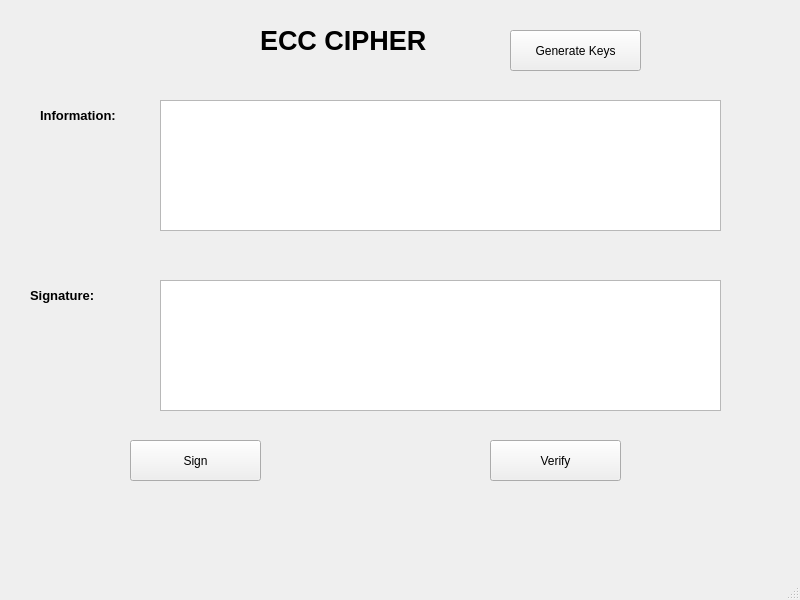
<?xml version="1.0" encoding="UTF-8"?>
<ui version="4.0">
 <class>MainWindow</class>
 <widget class="QMainWindow" name="MainWindow">
  <property name="geometry">
   <rect>
    <x>0</x>
    <y>0</y>
    <width>800</width>
    <height>600</height>
   </rect>
  </property>
  <property name="windowTitle">
   <string>MainWindow</string>
  </property>
  <widget class="QWidget" name="centralwidget">
   <widget class="QLabel" name="label">
    <property name="geometry">
     <rect>
      <x>260</x>
      <y>20</y>
      <width>211</width>
      <height>41</height>
     </rect>
    </property>
    <property name="font">
     <font>
      <pointsize>20</pointsize>
      <weight>75</weight>
      <bold>true</bold>
     </font>
    </property>
    <property name="text">
     <string>ECC CIPHER</string>
    </property>
   </widget>
   <widget class="QLabel" name="label_2">
    <property name="geometry">
     <rect>
      <x>40</x>
      <y>100</y>
      <width>121</width>
      <height>31</height>
     </rect>
    </property>
    <property name="font">
     <font>
      <pointsize>10</pointsize>
      <weight>75</weight>
      <bold>true</bold>
     </font>
    </property>
    <property name="text">
     <string>Information:</string>
    </property>
   </widget>
   <widget class="QPlainTextEdit" name="txtInfo">
    <property name="geometry">
     <rect>
      <x>160</x>
      <y>100</y>
      <width>561</width>
      <height>131</height>
     </rect>
    </property>
   </widget>
   <widget class="QPlainTextEdit" name="txtSign">
    <property name="geometry">
     <rect>
      <x>160</x>
      <y>280</y>
      <width>561</width>
      <height>131</height>
     </rect>
    </property>
   </widget>
   <widget class="QLabel" name="label_3">
    <property name="geometry">
     <rect>
      <x>30</x>
      <y>280</y>
      <width>121</width>
      <height>31</height>
     </rect>
    </property>
    <property name="font">
     <font>
      <pointsize>10</pointsize>
      <weight>75</weight>
      <bold>true</bold>
     </font>
    </property>
    <property name="text">
     <string>Signature:</string>
    </property>
   </widget>
   <widget class="QPushButton" name="btnGenerate">
    <property name="geometry">
     <rect>
      <x>510</x>
      <y>30</y>
      <width>131</width>
      <height>41</height>
     </rect>
    </property>
    <property name="text">
     <string>Generate Keys</string>
    </property>
   </widget>
   <widget class="QPushButton" name="btnSign">
    <property name="geometry">
     <rect>
      <x>130</x>
      <y>440</y>
      <width>131</width>
      <height>41</height>
     </rect>
    </property>
    <property name="text">
     <string>Sign</string>
    </property>
   </widget>
   <widget class="QPushButton" name="btnVerify">
    <property name="geometry">
     <rect>
      <x>490</x>
      <y>440</y>
      <width>131</width>
      <height>41</height>
     </rect>
    </property>
    <property name="text">
     <string>Verify</string>
    </property>
   </widget>
  </widget>
  <widget class="QMenuBar" name="menubar">
   <property name="geometry">
    <rect>
     <x>0</x>
     <y>0</y>
     <width>800</width>
     <height>26</height>
    </rect>
   </property>
  </widget>
  <widget class="QStatusBar" name="statusbar"/>
 </widget>
 <resources/>
 <connections/>
</ui>
